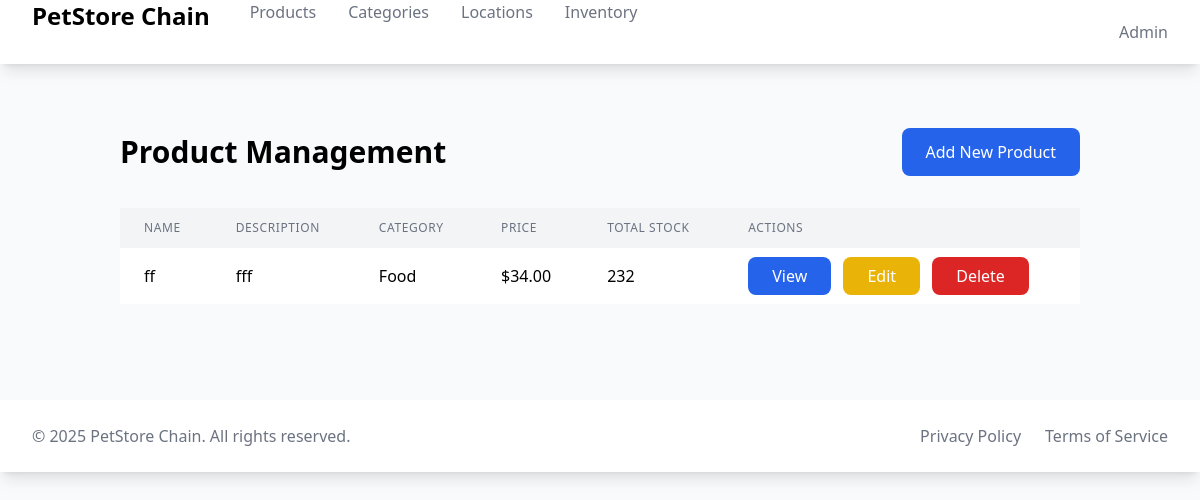
Before: /products/ with the older database file.
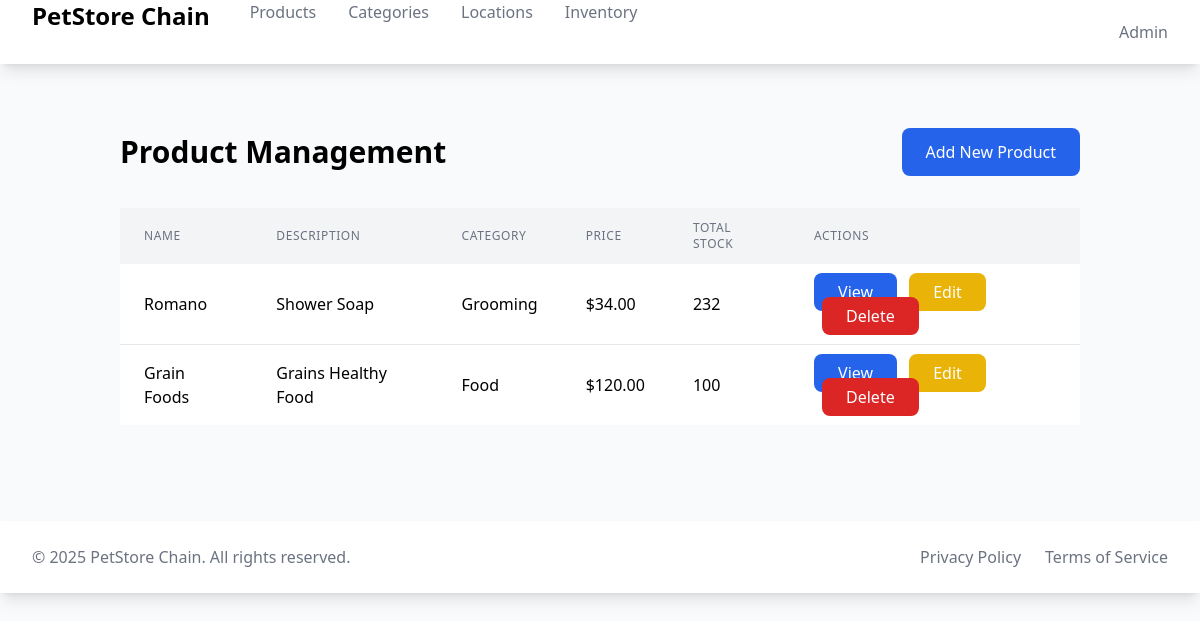
After: the same page with the newer database file.
### products/models.py (models this page shows, shortened)
class Product(models.Model):
    name = models.CharField(max_length=200)
    description = models.TextField(blank=True)
    price = models.DecimalField(max_digits=10, decimal_places=2)
    total_stock = models.PositiveIntegerField(
        default=0,
        verbose_name="Total Stock",
        help_text="Total available stock across all locations"
    )
    category = models.ForeignKey(Category, on_delete=models.CASCADE, related_name='products')
    created_at = models.DateTimeField(auto_now_add=True)

class Category(models.Model):
    name = models.CharField(max_length=100)
    description = models.TextField(blank=True)

### products/views.py (the view)
# urls.py: path('', ProductListView.as_view(), name='product_list'),
class ProductListView(ListView):
    model = Product
    template_name = 'products/product_list.html'
    context_object_name = 'products'

### products/templates/products/product_list.html
{% extends "base.html" %}
{% block content %}
<div class="container mx-auto px-4 py-8">
    <div class="flex justify-between items-center mb-8">
        <h1 class="text-3xl font-bold">Product Management</h1>
        <a href="{% url 'products:product_create' %}" class="bg-blue-600 text-white px-6 py-3 rounded-lg hover:bg-blue-700">
            Add New Product
        </a>
    </div>
    <div class="overflow-x-auto">
        <table class="min-w-full bg-white">
            <thead class="bg-gray-100">
                <tr>
                    <th class="px-6 py-3 text-left text-xs font-medium text-gray-500 uppercase tracking-wider">Name</th>
                    <th class="px-6 py-3 text-left text-xs font-medium text-gray-500 uppercase tracking-wider">Description</th>
                    <th class="px-6 py-3 text-left text-xs font-medium text-gray-500 uppercase tracking-wider">Category</th>
                    <th class="px-6 py-3 text-left text-xs font-medium text-gray-500 uppercase tracking-wider">Price</th>
                    <th class="px-6 py-3 text-left text-xs font-medium text-gray-500 uppercase tracking-wider">Total Stock</th>
                    <th class="px-6 py-3 text-left text-xs font-medium text-gray-500 uppercase tracking-wider">Actions</th>
                </tr>
            </thead>
            <tbody class="divide-y divide-gray-200">
                {% for product in products %}
                <tr>
                    <td class="px-6 py-4">{{ product.name }}</td>
                    <td class="px-6 py-4">{{ product.description }}</td>
                    <td class="px-6 py-4">{{ product.category.name }}</td>
                    <td class="px-6 py-4">${{ product.price }}</td>
                    <td class="px-6 py-4">{{ product.total_stock }}</td>
                    <td class="px-6 py-4 space-x-2">
                        <a href="{% url 'products:product_detail' product.id %}" class="bg-blue-600 text-white px-6 py-2 rounded-lg hover:bg-blue-700">View</a>
                        <a href="{% url 'products:product_update' product.id %}" class="bg-yellow-500 text-white px-6 py-2 rounded-lg hover:bg-yellow-600">Edit</a>
                        <a href="{% url 'products:product_delete' product.id %}" class="bg-red-600 text-white px-6 py-2 rounded-lg hover:bg-red-700">Delete</a>
                    </td>
                </tr>
                {% endfor %}
            </tbody>
        </table>
    </div>
</div>
{% endblock %}

Changed rows visible on the page:
changed Product: name "ff" → "Romano"; description "fff" → "Shower Soap"; category.name "Food" → "Grooming"
added Product: name "Grain Foods", description "Grains Healthy Food", category.name "Food", price "120.00", total_stock "100"
